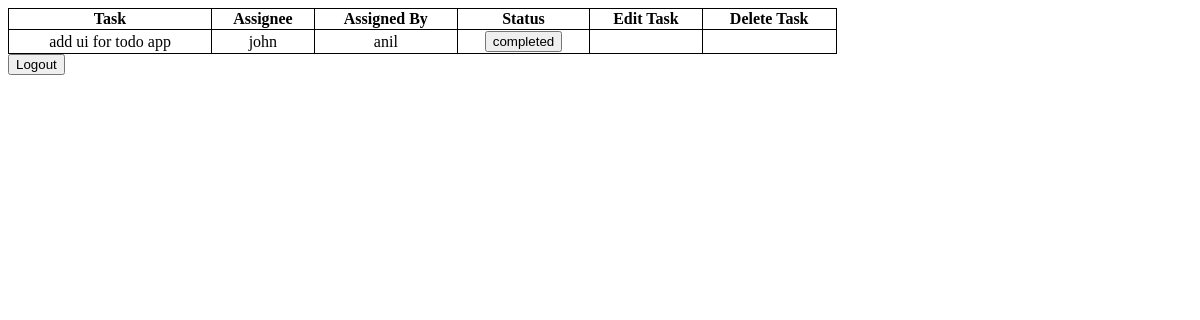
Before: /taskmanager/taskboard/ (signed in) with the older database file.
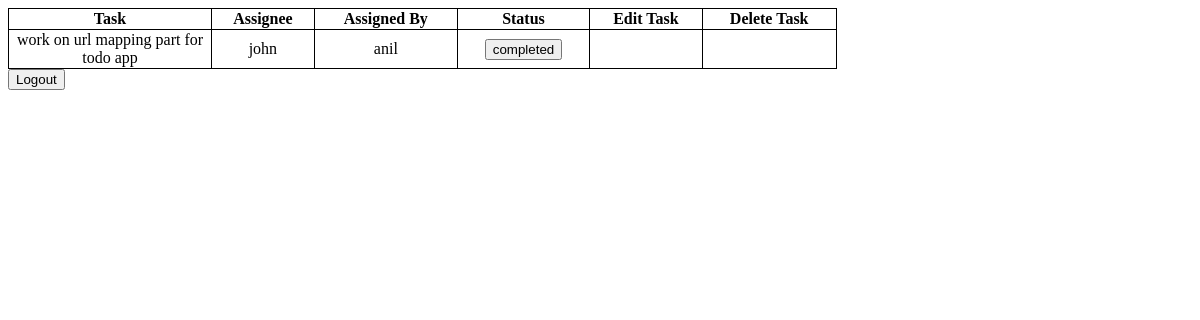
After: the same page with the newer database file.
### todo/models.py (models this page shows, shortened)
class Task(models.Model):
    is_completed = models.BooleanField(default=False)
    content = models.TextField()
    assignee = models.ForeignKey(User, related_name="assignee")
    assignor = models.ForeignKey(User, related_name="assignor")

### todo/views.py (the view)
@login_required
def taskboard(request):
    if request.user.profile.is_admin:
        tasks = Task.objects.filter(assignee__profile__group=request.user.profile.group)
    else:
        tasks = Task.objects.filter(Q(assignee=request.user, is_completed=False) |
                                    Q(assignor=request.user))
    context = {'tasks': tasks, 'user': request.user}
    return render(request, "todo/taskboard.html", context)

### todo/templates/todo/taskboard.html (shortened to what this page needs)
<html>
<head>
</head>
{% if not tasks %}
    <h2>You don't have any task to work on</h2>
{% else %}
    <table style="width:70%">
        <tr>
            <th>Task</th>
            <th>Assignee</th>
            <th>Assigned By</th>
            <th>Status</th>
            <th>Edit Task</th>
            <th>Delete Task</th>
        </tr>
        <tbody>
            {% for task in tasks %}
                <tr>
                    <td align="center" width="200px">{{task.content}}</td>
                    <td align="center">{{task.assignee}}</td>
                    <td align="center">{{task.assignor}}</td>
                    <td align="center">
                        {% if task.is_completed %}
                            <p align="center">Completed</p>
                        {% elif not task.is_completed and request.user.profile.is_admin or task.assignor == request.user %}
                            <p align="center">Pending</p>
                        {% else %}
                            <a href="{% url 'todo:taskcompleted' task_id=task.id%}">
                                <button class="btn">completed</button>
                            </a>
                        {% endif %}
                    </td>
                    <td align="center">
                    </td>
                    <td>
                    </td>
                </tr>
            {% endfor %}
        </tbody>
    </table>
{% endif %}
<a href="{% url 'todo:logout' %}"><button class="btn">Logout</button></a>
</html>

Changed rows visible on the page:
no longer on this page (row edited): Task: content "add ui for todo app", assignee "john", assignor "anil", is_completed "completed"
added Task: content "work on url mapping part for todo app", assignee "john", assignor "anil", is_completed "completed"
